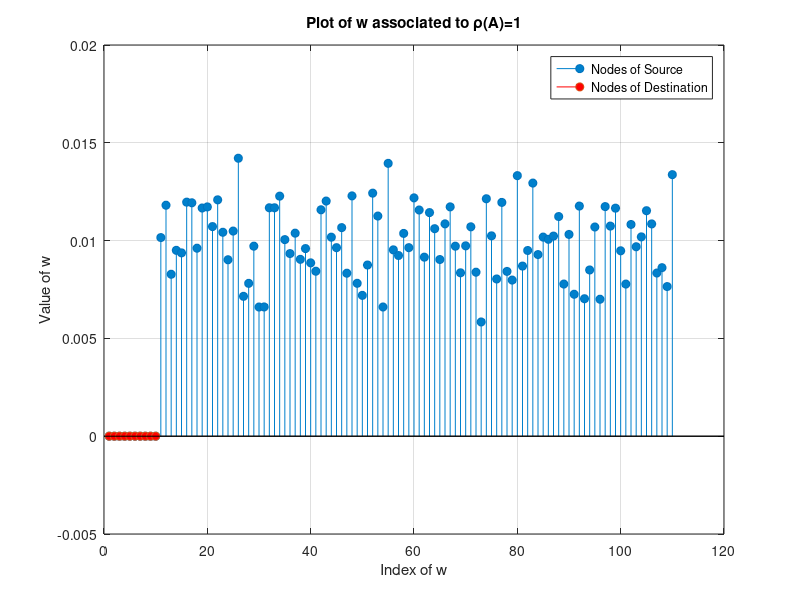
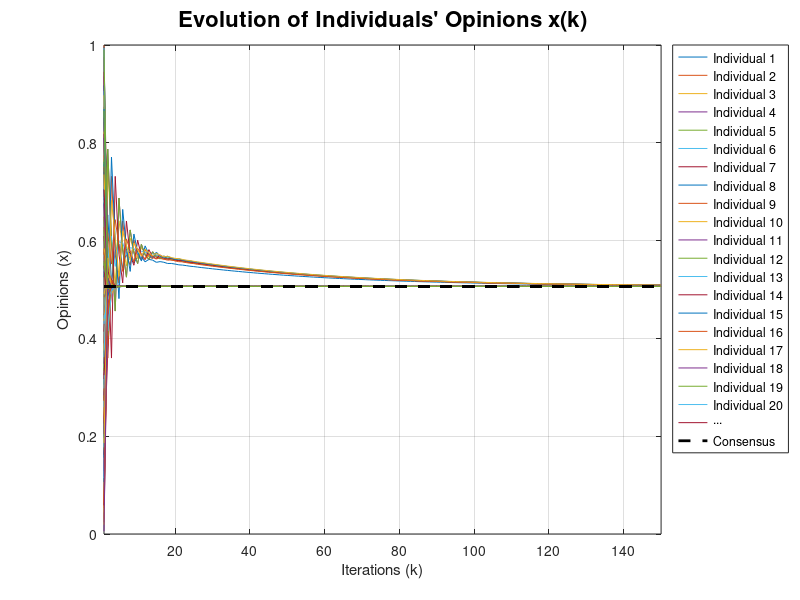

Here is the MATLAB script that generated these plots, in order:
%% Initialization 
N = 150;

A = dlmread('Ad_matrix_nsc.txt');
n = size(A,1); 

%x0 = rand(n, 1);
%writematrix(x0, 'x0_nsc.txt', 'Delimiter', 'tab');
x0 = dlmread('x0_nsc.txt');

%initial condition 120 -> x0 = [0.0019, 0.8578, 0.0100, 0.0087, 0.8405, 0.6111, 0.7700, 0.8572, 0.9335, 0.0151, 0.1898, 0.6941, 0.9773, 0.5753, 0.5624, 0.9418, 0.6864, 0.3312, 0.3401, 0.9344, 0.3075, 0.0388, 0.5678, 0.6508, 0.7387, 0.9564, 0.3061, 0.7591, 0.2813, 0.9019, 0.6706, 0.2915, 0.3235, 0.7168, 0.1842, 0.4403, 0.3645, 0.2135, 0.5335, 0.8323, 0.4728, 0.6324, 0.1970, 0.9975, 0.0023, 0.2813, 0.9019, 0.6706, 0.2915, 0.6153, 0.8245, 0.4141, 0.8963, 0.5120, 0.9617, 0.6079, 0.6661, 0.9215, 0.4487, 0.6333, 0.2115, 0.5603, 0.1036, 0.2923, 0.5440, 0.1809, 0.2761, 0.2326, 0.5488, 0.5570, 0.6205, 0.0007, 0.1878, 0.4728, 0.6324, 0.4763, 0.0182, 0.4749, 0.0766, 0.2507, 0.5812, 0.1510, 0.4102, 0.8930, 0.8544, 0.5428, 0.4605, 0.1494, 0.4889, 0.5691, 0.3415, 0.4179, 0.1768, 0.8348, 0.7052, 0.6758, 0.1854, 0.6111, 0.0100, 0.0087, 0.8405, 0.6111, 0.7700, 0.7052, 0.0283, 0.8578, 0.0100, 0.0087, 0.8405, 0.7052, 0.7700, 0.8572, 0.5209, 0.2591, 0.5082, 0.9732, 0.8182, 0.8588, 0.8966, 0.2995];

%% DeGroot Model Simulation
x = zeros(n, N);  
x(:, 1) = x0;     

for k = 2:N
    x(:, k) = A * x(:, k-1);
end
%% Calculate Consensus
[eigenvectors, eigenvalues_matrix] = eig(A');  
eigenvalues = diag(eigenvalues_matrix);  

[rho, idx] = max(eigenvalues);

dominant_w = eigenvectors(:, idx);

% Normalize w
w = dominant_w / sum(dominant_w); 
 
consensus = (w' * x(:, 1)) * ones(n, 1);  % Calculate (w^T x_0) 1_n

%% Plot w 
figure;

stem(1:110, w, 'filled', 'MarkerFaceColor', [0 0.5 0.8], 'Color', [0 0.5 0.8]);
hold on;

% first 10 elements
stem(1:10, w(1:10), 'filled', 'MarkerFaceColor','r' , 'Color', 'r');  

xlabel('Index of w');  
ylabel('Value of w');  
title('Plot of w associated to \rho(A)=1');  
grid on;
legend('Nodes of Source', 'Nodes of Destination', 'Location', 'best');
hold off;  
%saveas(gcf, 'w_100_degroot_nsc.jpg');

%% Plot Opinions
figure;
p1 = plot(x', 'LineWidth', 0.5);  
hold on;
p2 = plot(1:N, consensus * ones(1, N), '--k', 'LineWidth', 2);  % Consensus 
xlabel('Iterations (k)');
ylabel('Opinions (x)');
title('Evolution of Individuals'' Opinions x(k)', 'FontSize', 16);
xlim([1 N]);  
ylim([0 1]);  
labels = arrayfun(@(x) ['Individual ', num2str(x)], 1:20, 'UniformOutput', false);
labels{end+1} = '...';

dummyLineCons = plot(nan, nan, '--k', 'LineWidth', 2);  

legend([p1(1:21); dummyLineCons], [labels, 'Consensus'], 'Location', 'bestoutside');

grid on;
%saveas(gcf, 'cons_100_degroot_nsc.jpg');

%% Disagreement vector
disagreement = x(:,N)-consensus;